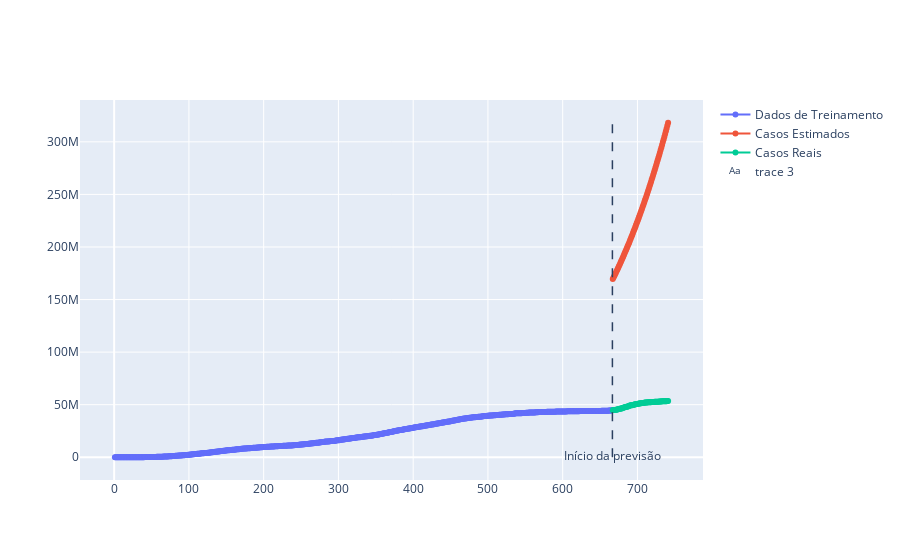

Notebook code cell kept with this figure:
### Code cell
fig = go.Figure(data=[
    go.Scatter(x=dias_train, y=df2['last_available_confirmed'][:int(0.9*len(df2))], name='Dados de Treinamento',mode="lines+markers"),
    go.Scatter(x=dias_test, y=y_estimado, name = 'Casos Estimados',mode="lines+markers"),
    go.Scatter(x=dias_test, y=df2['last_available_confirmed'][int(0.9*len(df2)):], name = 'Casos Reais',mode="lines+markers")
])

fig.add_shape(
        # Line Vertical
        dict(
            type="line",
            x0= previsao + 0.5,
            y0=120,
            x1=previsao + 0.5,
            y1=max(y_estimado),
            line=dict(
                width=1.5,
                dash= "dash"
            )
))


fig.add_trace(go.Scatter(
    x=[previsao + 0.5],
    y=[2],
    text=["Início da previsão"],
    mode="text",
))

fig.show()
